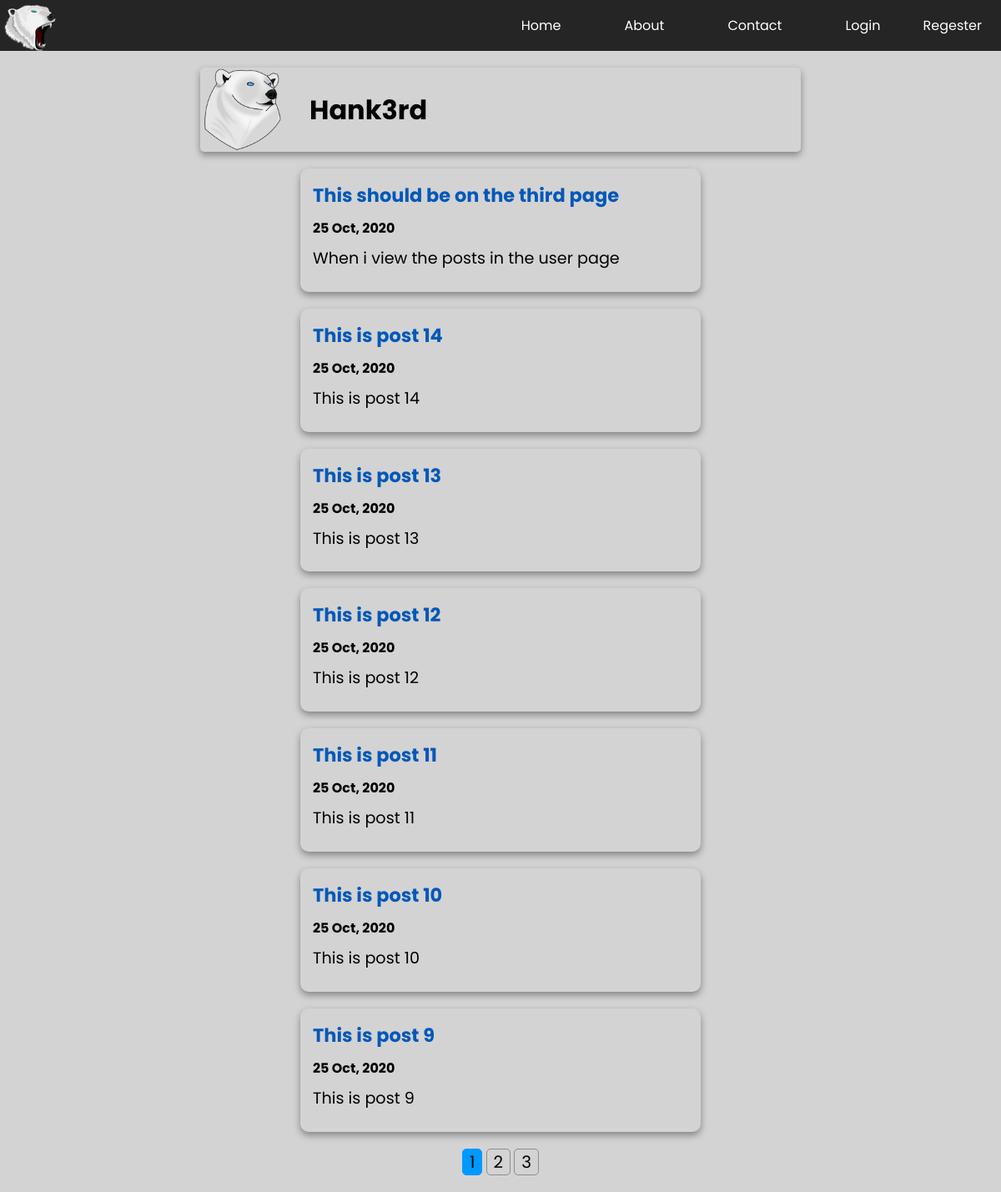
The app's page /user/Hank3rd, older data.
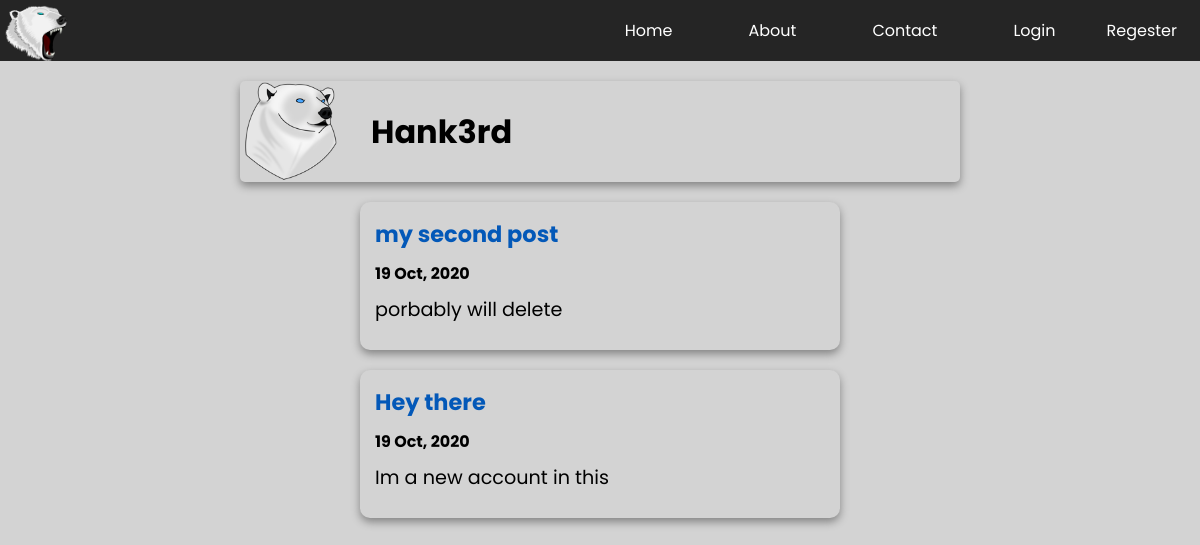
The same page, newer data.
### flaskblog/model.py (models this page shows, shortened)
class User(db.Model, UserMixin):
    id = db.Column(db.Integer, primary_key=True)
    username = db.Column(db.String(20), nullable=False, unique=True)
    email = db.Column(db.String(210), nullable=False, unique=True)
    password = db.Column(db.String(60), nullable=False)
    profile_img = db.Column(
        db.String(20), nullable=False, default='default.jpg')
    posts = db.relationship("Post", backref='author', lazy=True)

class Post(db.Model):
    id = db.Column(db.Integer, primary_key=True)
    title = db.Column(db.String(250), nullable=False)
    post_date = db.Column(db.DateTime, nullable=False,
                          default=datetime.utcnow)
    content = db.Column(db.Text, nullable=False)
    user_id = db.Column(db.Integer, db.ForeignKey('user.id'), nullable=False)

### flaskblog/users/routes.py (the view)
@users.route('/user/<string:username>')
def user(username):
    page = request.args.get('page', 1, type=int)
    user = User.query.filter_by(username=username).first()
    posts = Post.query.filter_by(author=user).order_by(
        Post.post_date.desc()).paginate(per_page=POSTS_PER_PAGE, page=page)
    return render_template('user.html', user=user, posts=posts)

### flaskblog/templates/user.html
{%extends "layout.html"%} {% block title%} {{user.username}} {% endblock title%} {%
block style%}
<link rel="stylesheet" href="{{ url_for('static', filename='styles/post.css') }}" />
<link rel="stylesheet" href="{{ url_for('static', filename='styles/user.css') }}" />
{%endblock style%} {%block main%}
<div class="container">
    <div class="account-info">
        <div class="img-cont">
            <img
                class="profile-pic"
                src="{{url_for('static', filename='images/profiles/' + user.profile_img)}}"
                alt="Profile Picture"
            />
        </div>
        <div class="text">
            <h1 class="display-username">{{user.username}}</h1>
        </div>
    </div>
</div>
{% for post in posts.items%}
<div class="post">
    <h3 class="post-title">
        <a href="{{url_for('posts.post', post_id=post.id)}}">{{post.title}}</a>
    </h3>
    <h5>{{post.post_date.strftime("%d %b, %Y") }}</h5>
    <p>{{post.content}}</p>
</div>
{%endfor%} {% if posts.pages > 1%} {%for page_num in posts.iter_pages(left_current=2,
right_current=2)%} {%if page_num %} {%if page_num == posts.page%}
<a
    class="page-num active"
    href="{{url_for('users.user', username=user.username,page=page_num)}}"
    >{{page_num}}</a
>
{%else%}
<a
    class="page-num"
    href="{{url_for('users.user', username=user.username,page=page_num)}}"
    >{{page_num}}</a
>
{%endif%} {%else%} ... {%endif%} {%endfor%} {%endif%} {%endblock main%}

### flaskblog/templates/layout.html (shortened to what this page needs)
<!DOCTYPE html>
<html lang="en">
    <head>
        <link
            rel="stylesheet"
            href="{{ url_for('static', filename='styles/main.css') }}"
        />
        {% block style %} {% endblock style%}
    </head>
    <body>
        <nav>
            <a href="/home">
                <img
                    src="{{ url_for('static', filename='images/logo1v2.png') }}"
                    alt="Polar Code Logo"
                    class="logo"
                />
            </a>
            <ul class="links">
                <li class="link"><a href="{{url_for('main.home')}}">Home</a></li>
                <li class="link"><a href="{{url_for('main.about')}}">About</a></li>
                <li class="link">
                    <a href="{{url_for('main.contact')}}">Contact</a>
                </li>
                {%if current_user.is_authenticated %}
                <li class="link">
                    <a href="{{url_for('users.account')}}"
                        >{{current_user.username}}</a
                    >
                </li>
                <li class="link">
                    <a href="{{url_for('posts.new_post')}}">New Post</a>
                </li>
                <li class="link last">
                    <a href="{{url_for('users.logout')}}">Logout</a>
                </li>
                {%else%}
                <li class="link"><a href="{{url_for('users.login')}}">Login</a></li>
                <li class="link last">
                    <a href="{{url_for('users.regester')}}">Regester</a>
                </li>
                {%endif%}
            </ul>
        </nav>
        <main>{% block main %} {%endblock main%}</main>
    </body>
</html>

### flaskblog/static/styles/main.css (style rules this page uses)
* { margin: 0; padding: 0; box-sizing: border-box; font-family: "Poppins", sans-serif; }
body { background-color: #d3d3d3; }
nav { display: flex; padding: 10px; background-color: #252525; justify-content: space-between; position: relative; }
.links { list-style: none; display: flex; align-items: center; justify-content: space-between; font-size: 1rem; }
.link { padding: 8px; margin: 0 30px; }
.link > a { color: white; text-decoration: none; }
.last { margin: 0 5px; }
.logo { max-width: 7vw; max-height: 7vh; transform: rotateY(180deg); height: fit-content; position: absolute; top: 5px; left: 5px; }
main { width: 100%; margin: 20px auto; text-align: center; }

### flaskblog/static/styles/post.css (style rules this page uses)
.post { width: 40%; text-align: left; background-color: #d3d3d3; border-radius: 10px; margin: 20px auto; padding: 15px; font-size: 1.2rem; box-shadow: 0px 4px 9px 0px #848484; position: relative; }
.post > p { line-height: 1.5em; white-space: pre-wrap; }
.post > * { margin-top: 10px; margin-bottom: 10px; }
.post a { text-decoration: none; color: #0358b8; }
.img-cont { position: relative; width: 50px; height: 50px; overflow: hidden; display: flex; align-items: center; margin-right: 10px; }

### flaskblog/static/styles/user.css (style rules this page uses)
.container { width: 60%; margin: 0 auto; position: relative; }
.container > div { margin-bottom: 20px; }
.account-info { display: flex; justify-content: start; align-items: center; background-color: #d3d3d3; border-radius: 5px; box-shadow: 0px 4px 9px 0px #848484; }
.text { margin-left: 20px; text-align: start; }
.img-cont { position: relative; width: 101px; height: 101px; border-radius: 5px; border: 1px solid transparent; overflow: hidden; display: flex; justify-content: center; align-items: center; }
.profile-pic { max-width: 100%; max-height: 100%; }
.post > .post-title { margin-top: 0; }

Row changes from the older to the newer data that the page shows:
removed Post: title "This should be on the third page", post_date "25 Oct, 2020", content "When i view the posts in the user page"
removed Post: title "This is post 14", post_date "25 Oct, 2020", content "This is post 14"
removed Post: title "This is post 13", post_date "25 Oct, 2020", content "This is post 13"
removed Post: title "This is post 12", post_date "25 Oct, 2020", content "This is post 12"
removed Post: title "This is post 11", post_date "25 Oct, 2020", content "This is post 11"
removed Post: title "This is post 10", post_date "25 Oct, 2020", content "This is post 10"
removed Post: title "This is post 9", post_date "25 Oct, 2020", content "This is post 9"
now on this page (row unchanged): Post: title "my second post", post_date "19 Oct, 2020", content "porbably will delete"
now on this page (row unchanged): Post: title "Hey there", post_date "19 Oct, 2020", content "Im a new account in this"
Text that changed along with them:
list line gone: "1"
list line gone: "2"
list line gone: "3"
